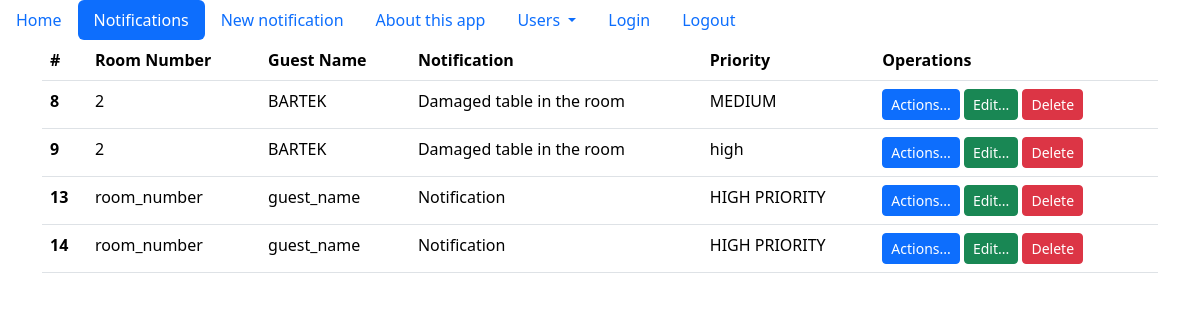
The page /notifications on the database its author committed.
### tables this page shows
CREATE TABLE notifications(id integer primary key autoincrement,room_number varchar(10), guest_name varchar(30), notification text,priority varchar(20) not null default 'LOW', date_notification date not null default(date()));

### kurs3/exercise/exercise.py (the view)
@app.route('/notifications')
def notifications():
    db = get_db()
    sql_command = 'select id, room_number, guest_name, notification, priority from notifications;'
    cur = db.execute(sql_command)
    notifications = cur.fetchall()
    return render_template('notifications.html', active_menu='notifications',
notifications=notifications)

### kurs3/exercise/exercise.py (called while the page is built)
def get_db():
    if not hasattr(g, 'sqlite_db'):
        conn = sqlite3.connect(app_info['db_notifications'])
        conn.row_factory = sqlite3.Row
        g.sqlite_db = conn
    return g.sqlite_db

### kurs3/exercise/templates/notifications.html (shortened to what this page needs)
{% extends "base.html" %}
{% block content %}
<div class="container">
    <table class="table">
        <thead>
          <tr>
            <th scope="col">#</th>
            <th scope="col">Room Number</th>
            <th scope="col">Guest Name</th>
            <th scope="col">Notification</th>
            <th scope="col">Priority</th>
            <th scope="col">Operations</th>
          </tr>
        </thead>
        <tbody>
          {% for n in notifications %}
          <tr>
            <th scope="row">{{ n.id }}</th>
            <td>{{ n.room_number }}</td>
            <td>{{ n.guest_name }}</td>
            <td>{{ n.notification }}</td>
            <td>{{ n.priority }}</td>
            <td>
              <a href="#" class="btn btn-primary btn-sm" role="button">Actions...</a>
              <a href="{{ url_for('edit_notification', notification_id=n.id) }}" class="btn btn-success btn-sm"
              role="button">Edit...</a>
              <a type="button" class="btn btn-danger btn-sm delete-confirm"
                data-bs-toggle="modal" data-bs-target="#confirmDeleteModal"
                data-desc="{{ 'Delete notification for {} {}?'.format(n.room_number, n.guest_name)
              }}"
                data-url="{{ url_for('delete_notification', notification_id=n.id) }}">
                Delete
              </a>
            </td>
          </tr>
          {%endfor%}
        </tbody>
      </table>
</div>
{% endblock %}

### rows shown on the page
notifications: id "8", room_number "2", guest_name "BARTEK", notification "Damaged table in the room", priority "MEDIUM"
notifications: id "9", room_number "2", guest_name "BARTEK", notification "Damaged table in the room", priority "high"
notifications: id "13", room_number "room_number", guest_name "guest_name", notification "Notification", priority "HIGH PRIORITY"
notifications: id "14", room_number "room_number", guest_name "guest_name", notification "Notification", priority "HIGH PRIORITY"
